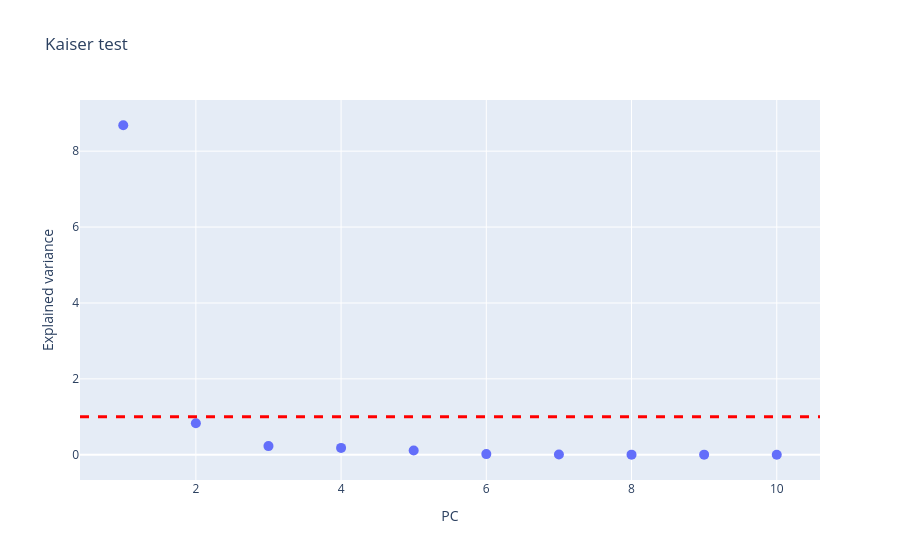

Notebook code for this chart:
### Markdown cell above
### 2. Plot the eigenvalues. Use Kaiser test and the Scree test to decide how many components to retain. What is the variance retained in each case?

### Code cell
import plotly.express as px

fig = px.scatter(x = np.arange(1,11,1), y = pca.explained_variance_,
                 labels=dict(x = 'PC', y = 'Explained variance')
                 )
fig.add_hline(y = 1, line_width = 3, line_dash = 'dash', line_color = 'red')
fig.update_traces(marker_size = 10)
fig.show()

### Figure 1 — Plotly figure (JSON) as saved in the notebook; plotly's stock layout.template omitted (floating-point values rounded to 4 significant figures)
{"data": [{"hovertemplate": "PC=%{x}<br>Explained variance=%{y}<extra></extra>", "legendgroup": "", "marker": {"color": "#636efa", "size": 10, "symbol": "circle"}, "mode": "markers", "name": "", "orientation": "v", "showlegend": false, "type": "scatter", "x": [1, 2, 3, 4, 5, 6, 7, 8, 9, 10], "xaxis": "x", "y": [8.683, 0.8283, 0.2287, 0.1812, 0.1145, 0.0175, 0.006716, 0.0036, 0.003057, 0.0004484], "yaxis": "y"}], "layout": {"legend": {"tracegroupgap": 0}, "shapes": [{"line": {"color": "red", "dash": "dash", "width": 3}, "type": "line", "x0": 0, "x1": 1, "xref": "x domain", "y0": 1, "y1": 1, "yref": "y"}], "title": {"text": "Kaiser test"}, "xaxis": {"anchor": "y", "domain": [0, 1], "title": {"text": "PC"}}, "yaxis": {"anchor": "x", "domain": [0, 1], "title": {"text": "Explained variance"}}}}
